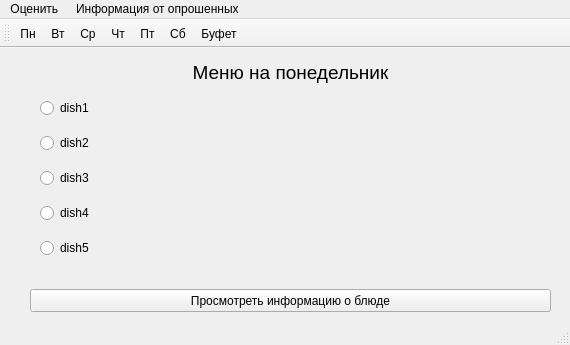
<?xml version="1.0" encoding="UTF-8"?>
<ui version="4.0">
 <class>MainWindow</class>
 <widget class="QMainWindow" name="MainWindow">
  <property name="geometry">
   <rect>
    <x>0</x>
    <y>0</y>
    <width>570</width>
    <height>345</height>
   </rect>
  </property>
  <property name="windowTitle">
   <string>MainWindow</string>
  </property>
  <widget class="QWidget" name="centralwidget">
   <widget class="QPushButton" name="get">
    <property name="geometry">
     <rect>
      <x>30</x>
      <y>241</y>
      <width>521</width>
      <height>23</height>
     </rect>
    </property>
    <property name="text">
     <string>Просмотреть информацию о блюде</string>
    </property>
   </widget>
   <widget class="QRadioButton" name="dish_4">
    <property name="geometry">
     <rect>
      <x>40</x>
      <y>155</y>
      <width>510</width>
      <height>20</height>
     </rect>
    </property>
    <property name="text">
     <string>dish4</string>
    </property>
   </widget>
   <widget class="QRadioButton" name="dish_3">
    <property name="geometry">
     <rect>
      <x>40</x>
      <y>120</y>
      <width>510</width>
      <height>20</height>
     </rect>
    </property>
    <property name="text">
     <string>dish3</string>
    </property>
   </widget>
   <widget class="QRadioButton" name="dish_2">
    <property name="geometry">
     <rect>
      <x>40</x>
      <y>85</y>
      <width>510</width>
      <height>20</height>
     </rect>
    </property>
    <property name="text">
     <string>dish2</string>
    </property>
   </widget>
   <widget class="QLabel" name="title">
    <property name="geometry">
     <rect>
      <x>40</x>
      <y>9</y>
      <width>501</width>
      <height>31</height>
     </rect>
    </property>
    <property name="font">
     <font>
      <pointsize>14</pointsize>
      <weight>50</weight>
      <bold>false</bold>
     </font>
    </property>
    <property name="layoutDirection">
     <enum>Qt::LeftToRight</enum>
    </property>
    <property name="text">
     <string>Меню на понедельник</string>
    </property>
    <property name="alignment">
     <set>Qt::AlignCenter</set>
    </property>
   </widget>
   <widget class="QRadioButton" name="dish_5">
    <property name="geometry">
     <rect>
      <x>40</x>
      <y>190</y>
      <width>510</width>
      <height>20</height>
     </rect>
    </property>
    <property name="text">
     <string>dish5</string>
    </property>
   </widget>
   <widget class="QRadioButton" name="dish">
    <property name="geometry">
     <rect>
      <x>40</x>
      <y>50</y>
      <width>510</width>
      <height>20</height>
     </rect>
    </property>
    <property name="text">
     <string>dish1</string>
    </property>
   </widget>
  </widget>
  <widget class="QStatusBar" name="statusbar"/>
  <widget class="QMenuBar" name="menubar">
   <property name="geometry">
    <rect>
     <x>0</x>
     <y>0</y>
     <width>570</width>
     <height>21</height>
    </rect>
   </property>
   <widget class="QMenu" name="menu">
    <property name="title">
     <string>Оценить </string>
    </property>
   </widget>
   <widget class="QMenu" name="menu_2">
    <property name="title">
     <string>Информация от опрошенных </string>
    </property>
   </widget>
   <addaction name="menu"/>
   <addaction name="menu_2"/>
  </widget>
  <widget class="QToolBar" name="toolBar">
   <property name="windowTitle">
    <string>toolBar</string>
   </property>
   <attribute name="toolBarArea">
    <enum>TopToolBarArea</enum>
   </attribute>
   <attribute name="toolBarBreak">
    <bool>false</bool>
   </attribute>
   <addaction name="mon"/>
   <addaction name="tue"/>
   <addaction name="wed"/>
   <addaction name="thu"/>
   <addaction name="fri"/>
   <addaction name="sat"/>
   <addaction name="buffet"/>
  </widget>
  <action name="mon">
   <property name="text">
    <string>Пн</string>
   </property>
  </action>
  <action name="tue">
   <property name="text">
    <string>Вт</string>
   </property>
  </action>
  <action name="wed">
   <property name="text">
    <string>Ср</string>
   </property>
  </action>
  <action name="thu">
   <property name="text">
    <string>Чт</string>
   </property>
  </action>
  <action name="fri">
   <property name="text">
    <string>Пт</string>
   </property>
  </action>
  <action name="sat">
   <property name="text">
    <string>Сб</string>
   </property>
  </action>
  <action name="buffet">
   <property name="text">
    <string>Буфет</string>
   </property>
  </action>
 </widget>
 <resources/>
 <connections/>
</ui>
